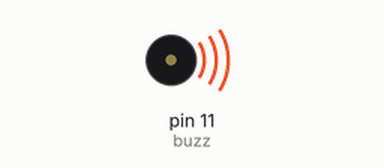
A sketch run on a simulated Arduino Uno, built with avr-gcc and run on an emulated ATmega328P. Shown: buzzer (waves = sounding).

Above: at 0.25 s.
At 6.15 s:
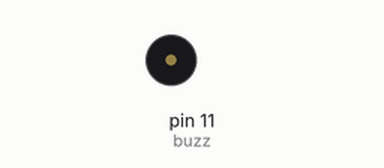
Timing chart, 0 to 40.0 s (numbered marks = the images above):
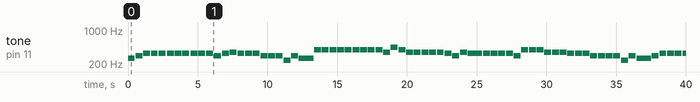

The sketch:

500_miles.ino
```cpp
int buzz = 11;
int bm = 240;
int c = 262;
int d = 294;
int e = 330;
int f = 349;
int g = 392;
int a = 440;
int b = 493;
int cm = 524;
int playtime = 500;
int t = 550;
void setup() {
  // put your setup code here, to run once:
  digitalWrite(buzz,OUTPUT);
}

void loop() {
  // put your main code here, to run repeatedly:


  tone(buzz,c,playtime);
  digitalWrite(buzz, LOW);
  delay(t);

  tone(buzz,d,playtime);
  digitalWrite(buzz, LOW);
  delay(t);

  tone(buzz,e,playtime);
  digitalWrite(buzz, LOW);
  delay(t);
  tone(buzz,e,playtime);
  digitalWrite(buzz, LOW);
  delay(t);
  tone(buzz,e,playtime);
  digitalWrite(buzz, LOW);
  delay(600);
  tone(buzz,e,playtime);
  digitalWrite(buzz, LOW);
  delay(t);
  tone(buzz,e,playtime);
  digitalWrite(buzz, LOW);
  delay(t);
  tone(buzz,e,playtime);
  digitalWrite(buzz, LOW);
  delay(600);
  tone(buzz,e,playtime);
  digitalWrite(buzz, LOW);
  delay(t);
  tone(buzz,e,playtime);
  digitalWrite(buzz, LOW);
  delay(t);
  tone(buzz,e,playtime);
  digitalWrite(buzz, LOW);
  delay(600);
  tone(buzz,d,playtime);
  digitalWrite(buzz, LOW);
  delay(t);
  tone(buzz,e,playtime);
  digitalWrite(buzz, LOW);
  delay(t);
  tone(buzz,f,playtime);
  digitalWrite(buzz, LOW);
  delay(t);
  tone(buzz,e,playtime);
  digitalWrite(buzz, LOW);
  delay(t);
  tone(buzz,e,playtime);
  digitalWrite(buzz, LOW);
  delay(t);
  tone(buzz,e,playtime);
  digitalWrite(buzz, LOW);
  delay(t);
  tone(buzz,d,playtime);
  digitalWrite(buzz, LOW);
  delay(t);
  tone(buzz,d,playtime);
  digitalWrite(buzz, LOW);
  delay(t);
  tone(buzz,d,playtime);
  digitalWrite(buzz, LOW);
  delay(t);
  tone(buzz,bm,playtime);
  digitalWrite(buzz, LOW);
  delay(t);
  tone(buzz,d,playtime);
  digitalWrite(buzz, LOW);
  delay(t);
  tone(buzz,c,2000);
  digitalWrite(buzz, LOW);
  delay(t);


  tone(buzz,c,playtime);
  digitalWrite(buzz, LOW);
  delay(t);
  tone(buzz,g,playtime);
  digitalWrite(buzz, LOW);
  delay(t);
  tone(buzz,g,playtime);
  digitalWrite(buzz, LOW);
  delay(t);
  tone(buzz,g,playtime);
  digitalWrite(buzz, LOW);
  delay(t);
  tone(buzz,g,playtime);
  digitalWrite(buzz, LOW);
  delay(t);
  tone(buzz,g,playtime);
  digitalWrite(buzz, LOW);
  delay(t);
  tone(buzz,g,playtime);
  digitalWrite(buzz, LOW);
  delay(t);
  tone(buzz,g,playtime);
  digitalWrite(buzz, LOW);
  delay(t);
  tone(buzz,g,playtime);
  digitalWrite(buzz, LOW);
  delay(t);
  tone(buzz,g,playtime);
  digitalWrite(buzz, LOW);
  delay(t);
  tone(buzz,f,playtime);
  digitalWrite(buzz, LOW);
  delay(t);
  tone(buzz,a,playtime);
  digitalWrite(buzz, LOW);
  delay(t);
  tone(buzz,g,playtime);
  digitalWrite(buzz, LOW);
  delay(t);
  tone(buzz,f,playtime);
  digitalWrite(buzz, LOW);
  delay(t);
  tone(buzz,f,playtime);
  digitalWrite(buzz, LOW);
  delay(t);
  tone(buzz,f,playtime);
  digitalWrite(buzz, LOW);
  delay(t);
  tone(buzz,f,playtime);
  digitalWrite(buzz, LOW);
  delay(t);
  tone(buzz,f,playtime);
  digitalWrite(buzz, LOW);
  delay(t);
  tone(buzz,e,playtime);
  digitalWrite(buzz, LOW);
  delay(t);
  tone(buzz,d,playtime);
  digitalWrite(buzz, LOW);
  delay(t);
  tone(buzz,f,playtime);
  digitalWrite(buzz, LOW);
  delay(t);
  tone(buzz,e,2000);
  digitalWrite(buzz, LOW);
  delay(t);


  tone(buzz,e,playtime);
  digitalWrite(buzz, LOW);
  delay(t);
  tone(buzz,e,playtime);
  digitalWrite(buzz, LOW);
  delay(t);
  tone(buzz,e,playtime);
  digitalWrite(buzz, LOW);
  delay(t);
  tone(buzz,e,playtime);
  digitalWrite(buzz, LOW);
  delay(t);
  tone(buzz,e,playtime);
  digitalWrite(buzz, LOW);
  delay(t);
  tone(buzz,d,playtime);
  digitalWrite(buzz, LOW);
  delay(t);
  tone(buzz,g,playtime);
  digitalWrite(buzz, LOW);
  delay(t);
  tone(buzz,g,playtime);
  digitalWrite(buzz, LOW);
  delay(t);
  tone(buzz,g,playtime);
  digitalWrite(buzz, LOW);
  delay(t);
  tone(buzz,f,playtime);
  digitalWrite(buzz, LOW);
  delay(t);
  tone(buzz,f,playtime);
  digitalWrite(buzz, LOW);
  delay(t);
  tone(buzz,f,playtime);
  digitalWrite(buzz, LOW);
  delay(t);
  tone(buzz,e,playtime);
  digitalWrite(buzz, LOW);
  delay(t);
  tone(buzz,e,playtime);
  digitalWrite(buzz, LOW);
  delay(t);
  tone(buzz,e,playtime);
  digitalWrite(buzz, LOW);
  delay(t);
  tone(buzz,d,playtime);
  digitalWrite(buzz, LOW);
  delay(t);
  tone(buzz,d,playtime);
  digitalWrite(buzz, LOW);
  delay(t);
  tone(buzz,d,playtime);
  digitalWrite(buzz, LOW);
  delay(t);
  tone(buzz,d,playtime);
  digitalWrite(buzz, LOW);
  delay(t);
  tone(buzz,bm,playtime);
  digitalWrite(buzz, LOW);
  delay(t);
  tone(buzz,d,playtime);
  digitalWrite(buzz, LOW);
  delay(t);
  tone(buzz,c,2000);
  digitalWrite(buzz, LOW);
  delay(t);


  tone(buzz,c,playtime);
  digitalWrite(buzz, LOW);
  delay(t);
  tone(buzz,d,playtime);
  digitalWrite(buzz, LOW);
  delay(t);
  tone(buzz,e,playtime);
  digitalWrite(buzz, LOW);
  delay(t);
  tone(buzz,e,playtime);
  digitalWrite(buzz, LOW);
  delay(t);
  tone(buzz,e,playtime);
  digitalWrite(buzz, LOW);
  delay(t);
  tone(buzz,e,playtime);
  digitalWrite(buzz, LOW);
  delay(t);
  tone(buzz,d,playtime);
  digitalWrite(buzz, LOW);
  delay(t);
  tone(buzz,e,playtime);
  digitalWrite(buzz, LOW);
  delay(t);
  tone(buzz,f,1000);
  digitalWrite(buzz, LOW);
  delay(t);
  tone(buzz,e,playtime);
  digitalWrite(buzz, LOW);
  delay(t);
  tone(buzz,f,playtime);
  digitalWrite(buzz, LOW);
  delay(t);
  tone(buzz,g,playtime);
  digitalWrite(buzz, LOW);
  delay(t);
  tone(buzz,g,playtime);
  digitalWrite(buzz, LOW);
  delay(t);
  tone(buzz,g,playtime);
  digitalWrite(buzz, LOW);
  delay(t);
  tone(buzz,f,playtime);
  digitalWrite(buzz, LOW);
  delay(t);
  tone(buzz,f,playtime);
  digitalWrite(buzz, LOW);
  delay(t);
  tone(buzz,d,playtime);
  digitalWrite(buzz, LOW);
  delay(t);
  tone(buzz,f,playtime);
  digitalWrite(buzz, LOW);
  delay(t);
  tone(buzz,e,750);
  digitalWrite(buzz, LOW);
  delay(t);
  tone(buzz,e,playtime);
  digitalWrite(buzz, LOW);
  delay(t);
  tone(buzz,e,playtime);
  digitalWrite(buzz, LOW);
  delay(t);
  tone(buzz,d,playtime);
  digitalWrite(buzz, LOW);
  delay(t);
  tone(buzz,d,playtime);
  digitalWrite(buzz, LOW);
  delay(t);
  tone(buzz,d,playtime);
  digitalWrite(buzz, LOW);
  delay(t);
  tone(buzz,d,playtime);
  digitalWrite(buzz, LOW);
  delay(t);
  tone(buzz,bm,playtime);
  digitalWrite(buzz, LOW);
  delay(t);
  tone(buzz,d,playtime);
  digitalWrite(buzz, LOW);
  delay(t);
  tone(buzz,c,2000);
  digitalWrite(buzz, LOW);
  delay(t);


  tone(buzz,g,playtime);
  digitalWrite(buzz, LOW);
  delay(t);
  tone(buzz,g,playtime);
  digitalWrite(buzz, LOW);
  delay(t);
  tone(buzz,g,playtime);
  digitalWrite(buzz, LOW);
  delay(t);
  tone(buzz,g,playtime);
  digitalWrite(buzz, LOW);
  delay(t);
  tone(buzz,g,playtime);
  digitalWrite(buzz, LOW);
  delay(t);
  tone(buzz,g,playtime);
  digitalWrite(buzz, LOW);
  delay(t);
  tone(buzz,f,playtime);
  digitalWrite(buzz, LOW);
  delay(t);
  tone(buzz,g,playtime);
  digitalWrite(buzz, LOW);
  delay(t);
  tone(buzz,g,playtime);
  digitalWrite(buzz, LOW);
  delay(t);
  tone(buzz,g,playtime);
  digitalWrite(buzz, LOW);
  delay(t);
  tone(buzz,f,playtime);
  digitalWrite(buzz, LOW);
  delay(t);
  tone(buzz,a,playtime);
  digitalWrite(buzz, LOW);
  delay(t);
  tone(buzz,g,playtime);
  digitalWrite(buzz, LOW);
  delay(t);
  tone(buzz,f,playtime);
  digitalWrite(buzz, LOW);
  delay(t);
  tone(buzz,f,playtime);
  digitalWrite(buzz, LOW);
  delay(t);
  tone(buzz,f,playtime);
  digitalWrite(buzz, LOW);
  delay(t);
  tone(buzz,f,playtime);
  digitalWrite(buzz, LOW);
  delay(t);
  tone(buzz,f,playtime);
  digitalWrite(buzz, LOW);
  delay(t);
  tone(buzz,e,playtime);
  digitalWrite(buzz, LOW);
  delay(t);
  tone(buzz,d,playtime);
  digitalWrite(buzz, LOW);
  delay(t);
  tone(buzz,f,playtime);
  digitalWrite(buzz, LOW);
  delay(t);
  tone(buzz,e,750);
  digitalWrite(buzz, LOW);
  delay(t);


  tone(buzz,b,playtime);
  digitalWrite(buzz, LOW);
  delay(t);
  tone(buzz,b,playtime);
  digitalWrite(buzz, LOW);
  delay(t);
  tone(buzz,cm,2000);
  digitalWrite(buzz, LOW);
  delay(t);


  tone(buzz,b,playtime);
  digitalWrite(buzz, LOW);
  delay(t);
  tone(buzz,a,playtime);
  digitalWrite(buzz, LOW);
  delay(t);
  tone(buzz,b,2000);
  digitalWrite(buzz, LOW);
  delay(t);


  tone(buzz,g,playtime);
  digitalWrite(buzz, LOW);
  delay(t);
  tone(buzz,g,playtime);
  digitalWrite(buzz, LOW);
  delay(t);
  tone(buzz,a,2000);
  digitalWrite(buzz, LOW);
  delay(t);


  tone(buzz,c,playtime);
  digitalWrite(buzz, LOW);
  delay(t);
  tone(buzz,c,playtime);
  digitalWrite(buzz, LOW);
  delay(t);
  tone(buzz,d,playtime);
  digitalWrite(buzz, LOW);
  delay(t);
  tone(buzz,d,playtime);
  digitalWrite(buzz, LOW);
  delay(t);
  tone(buzz,e,playtime);
  digitalWrite(buzz, LOW);
  delay(t);
  tone(buzz,e,playtime);
  digitalWrite(buzz, LOW);
  delay(t);
  tone(buzz,d,playtime);
  digitalWrite(buzz, LOW);
  delay(t);
  tone(buzz,e,playtime);
  digitalWrite(buzz, LOW);
  delay(t);
  tone(buzz,f,2000);
  digitalWrite(buzz, LOW);
  delay(t);

    delay(10000);

}
```

Measured:
- by itself, tone on pin 11 (buzz): plays 262 Hz for 0.50 s, 294 Hz for 0.50 s, 330 Hz for 0.50 s, 330 Hz for 0.50 s, 330 Hz for 0.50 s, 330 Hz for 0.50 s … (70 notes in this stretch)
